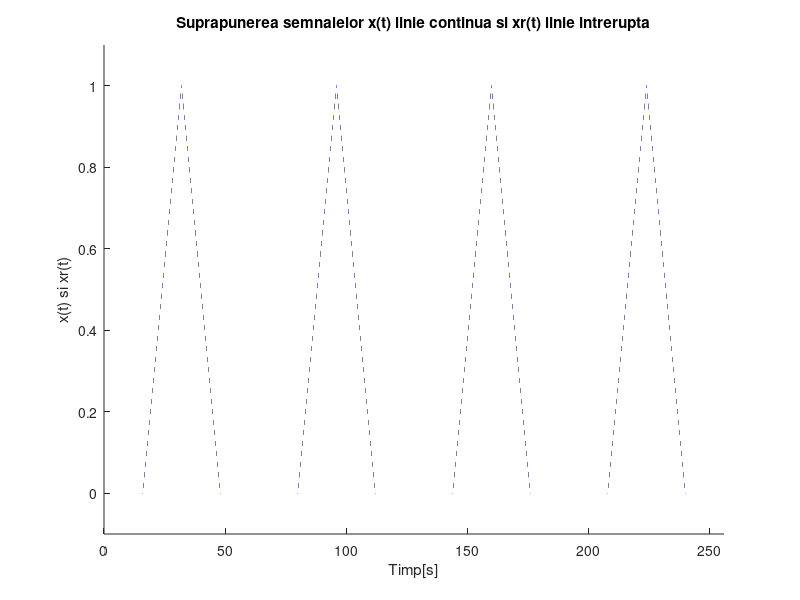
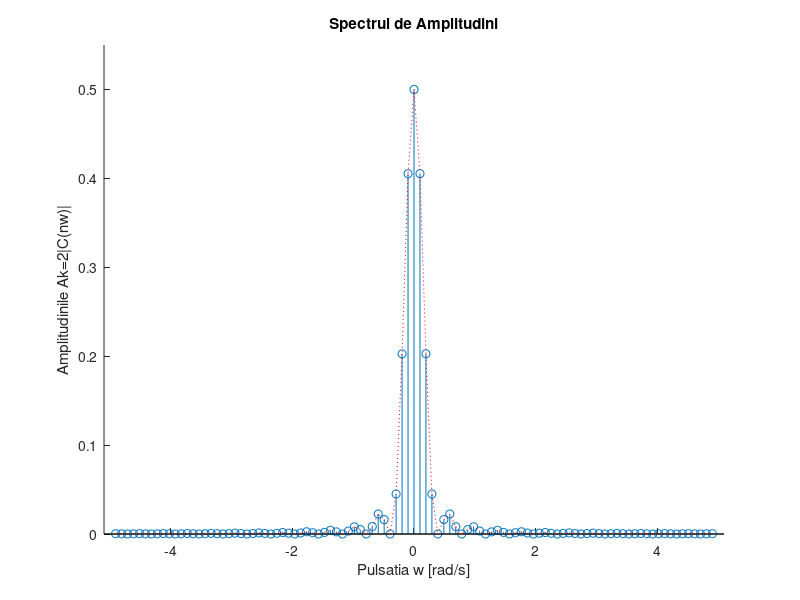

Write the MATLAB code that produced these figures, in order.
clc
%desi problema ne da T=40s pentru a respecta D=16
%dupa cum se vede in fig semnalului triunghiular
%simetric monoalternant D=T/4=>T=64s
T=64;
f=1/T;
w=2*pi*f;
t = 0:0.0001:4*T;
%reprezint 4 perioade ca in fig
N=50;
C = zeros(1,2*N+1); %facem un vector de coeficienti pe care
                    %il initializam cu 0
x=(sawtooth(w*t,0.5)+abs(sawtooth(w*t,0.5)))/2; %construim semnalul triunghiular monoalternant
for n = -N:N
    C(n+N+1)=1/T*integral(@(t)(1/2*sawtooth(w*t,0.5)+1/2*abs(sawtooth(w*t,0.5))).*exp(-1j*n*w*t),0,T);
    re = real(C(n+N+1));
    im = imag(C(n+N+1));
    if abs(re)<10^-10 %daca modulul partii reale e mai mic decat 10^-10 (neglijabil)
                      %il aprox cu 0
        re = 0;
     end
    if abs(im)<10^-10 %daca modulul partii imaginare e mai mic decat 10^-10 il aprox cu 0
        im = 0;
    end
    C(n+N+1) = re+1j*im ;
end
xr = 0;
for n = -N:N
    xr = xr + C(n+N+1)*exp(1j*n*w*t) ; %construim seria Fourier
end
figure(1);
hold on %pastreaza graficul anterior, fara eliminarea acestuia la adaugarea unui nou grafic
plot(t,real(xr),':r',t,imag(xr),':r');
plot(t,x);
axis([-0 256 -0.1 1.1])
xlabel('Timp[s]');
ylabel('x(t) si xr(t)');

title('Suprapunerea semnalelor x(t) linie continua si xr(t) linie intrerupta')


figure(2);
hold on
stem((-N:N)*w,2*abs(C)); %functia stem este folosita pentru reprezentarea
                         %unor functii sau seturi de valori discrete
                          
plot((-N:N)*w,2*abs(C),':r');
xlabel('Pulsatia w [rad/s]');
ylabel('Amplitudinile Ak=2|C(nw)|');
axis([-5.1 5.1 0 0.55])
title('Spectrul de Amplitudini');


%in consecinta, cu ajutorul analizei Fourier
%putem exprima orice semnal periodic,in conditii precizate
%cu anumite criterii de suficienta (crit Dirichlet)
%intr-o suma finita de semnale elementare
%(oscilatii armonice,exponentiale,impuls Dirac)
%Aceasta analiza este utila in cazul analizei 
%sistemelor liniare;ne permite aflare unui semnal 
%in functie de spectrul de amplitudine/faza




